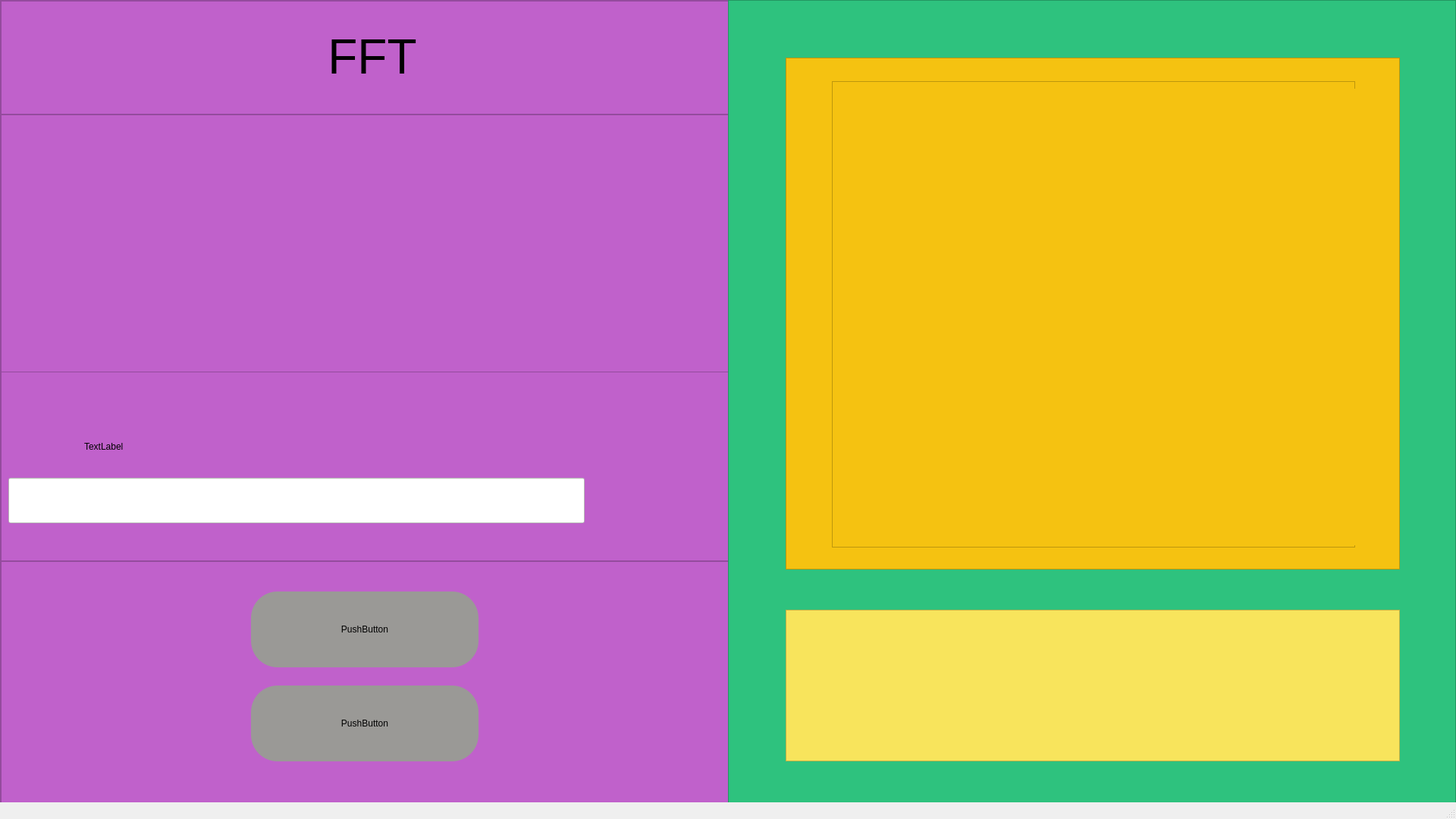
<?xml version="1.0" encoding="UTF-8"?>
<ui version="4.0">
 <class>window</class>
 <widget class="QMainWindow" name="window">
  <property name="geometry">
   <rect>
    <x>0</x>
    <y>0</y>
    <width>1920</width>
    <height>1080</height>
   </rect>
  </property>
  <property name="minimumSize">
   <size>
    <width>1920</width>
    <height>1080</height>
   </size>
  </property>
  <property name="maximumSize">
   <size>
    <width>1920</width>
    <height>1080</height>
   </size>
  </property>
  <property name="windowTitle">
   <string>MainWindow</string>
  </property>
  <property name="styleSheet">
   <string notr="true">QWidget#centralwidget{
background-color: rgb(65, 70, 167);}</string>
  </property>
  <widget class="QWidget" name="centralwidget">
   <layout class="QHBoxLayout" name="horizontalLayout">
    <property name="spacing">
     <number>0</number>
    </property>
    <property name="leftMargin">
     <number>0</number>
    </property>
    <property name="topMargin">
     <number>0</number>
    </property>
    <property name="rightMargin">
     <number>0</number>
    </property>
    <property name="bottomMargin">
     <number>0</number>
    </property>
    <item>
     <widget class="QFrame" name="frame_izq">
      <property name="minimumSize">
       <size>
        <width>960</width>
        <height>1080</height>
       </size>
      </property>
      <property name="maximumSize">
       <size>
        <width>960</width>
        <height>1080</height>
       </size>
      </property>
      <property name="styleSheet">
       <string notr="true">background-color: rgb(154, 153, 150);
background-color: rgb(192, 97, 203);</string>
      </property>
      <property name="frameShape">
       <enum>QFrame::StyledPanel</enum>
      </property>
      <property name="frameShadow">
       <enum>QFrame::Raised</enum>
      </property>
      <layout class="QVBoxLayout" name="verticalLayout_2">
       <property name="spacing">
        <number>0</number>
       </property>
       <property name="leftMargin">
        <number>0</number>
       </property>
       <property name="topMargin">
        <number>0</number>
       </property>
       <property name="rightMargin">
        <number>0</number>
       </property>
       <property name="bottomMargin">
        <number>0</number>
       </property>
       <item>
        <widget class="QFrame" name="fr_titulo">
         <property name="minimumSize">
          <size>
           <width>960</width>
           <height>150</height>
          </size>
         </property>
         <property name="maximumSize">
          <size>
           <width>960</width>
           <height>150</height>
          </size>
         </property>
         <property name="frameShape">
          <enum>QFrame::StyledPanel</enum>
         </property>
         <property name="frameShadow">
          <enum>QFrame::Raised</enum>
         </property>
         <layout class="QVBoxLayout" name="verticalLayout_5">
          <item>
           <widget class="QLabel" name="label">
            <property name="minimumSize">
             <size>
              <width>960</width>
              <height>130</height>
             </size>
            </property>
            <property name="maximumSize">
             <size>
              <width>960</width>
              <height>130</height>
             </size>
            </property>
            <property name="text">
             <string>&lt;html&gt;&lt;head/&gt;&lt;body&gt;&lt;p align=&quot;center&quot;&gt;&lt;span style=&quot; font-size:48pt;&quot;&gt;FFT&lt;/span&gt;&lt;/p&gt;&lt;/body&gt;&lt;/html&gt;</string>
            </property>
           </widget>
          </item>
         </layout>
        </widget>
       </item>
       <item>
        <widget class="QFrame" name="fr_algo">
         <property name="minimumSize">
          <size>
           <width>960</width>
           <height>340</height>
          </size>
         </property>
         <property name="maximumSize">
          <size>
           <width>960</width>
           <height>340</height>
          </size>
         </property>
         <property name="styleSheet">
          <string notr="true">border-color: rgb(255, 255, 255);
gridline-color: rgb(255, 255, 255);
selection-color: rgb(255, 255, 255);
selection-background-color: rgb(255, 255, 255);
border-top-color: rgb(255, 255, 255);
border-bottom-color: rgb(255, 255, 255);</string>
         </property>
         <property name="frameShape">
          <enum>QFrame::StyledPanel</enum>
         </property>
         <property name="frameShadow">
          <enum>QFrame::Raised</enum>
         </property>
        </widget>
       </item>
       <item>
        <widget class="QFrame" name="fr_poli">
         <property name="minimumSize">
          <size>
           <width>960</width>
           <height>250</height>
          </size>
         </property>
         <property name="maximumSize">
          <size>
           <width>960</width>
           <height>250</height>
          </size>
         </property>
         <property name="styleSheet">
          <string notr="true">border-color: rgb(255, 255, 255);
gridline-color: rgb(255, 255, 255);
selection-color: rgb(255, 255, 255);
selection-background-color: rgb(255, 255, 255);
border-top-color: rgb(255, 255, 255);
border-bottom-color: rgb(255, 255, 255);</string>
         </property>
         <property name="frameShape">
          <enum>QFrame::StyledPanel</enum>
         </property>
         <property name="frameShadow">
          <enum>QFrame::Raised</enum>
         </property>
         <widget class="QLineEdit" name="lineEdit">
          <property name="geometry">
           <rect>
            <x>10</x>
            <y>140</y>
            <width>760</width>
            <height>60</height>
           </rect>
          </property>
          <property name="minimumSize">
           <size>
            <width>760</width>
            <height>60</height>
           </size>
          </property>
          <property name="maximumSize">
           <size>
            <width>760</width>
            <height>60</height>
           </size>
          </property>
          <property name="styleSheet">
           <string notr="true">background-color: rgb(255, 255, 255);</string>
          </property>
         </widget>
         <widget class="QLabel" name="label_2">
          <property name="geometry">
           <rect>
            <x>110</x>
            <y>90</y>
            <width>71</width>
            <height>18</height>
           </rect>
          </property>
          <property name="text">
           <string>TextLabel</string>
          </property>
         </widget>
        </widget>
       </item>
       <item>
        <widget class="QFrame" name="fr_agre">
         <property name="minimumSize">
          <size>
           <width>960</width>
           <height>360</height>
          </size>
         </property>
         <property name="maximumSize">
          <size>
           <width>960</width>
           <height>360</height>
          </size>
         </property>
         <property name="frameShape">
          <enum>QFrame::StyledPanel</enum>
         </property>
         <property name="frameShadow">
          <enum>QFrame::Raised</enum>
         </property>
         <layout class="QVBoxLayout" name="verticalLayout_6">
          <property name="spacing">
           <number>0</number>
          </property>
          <property name="leftMargin">
           <number>30</number>
          </property>
          <property name="topMargin">
           <number>15</number>
          </property>
          <property name="rightMargin">
           <number>30</number>
          </property>
          <property name="bottomMargin">
           <number>70</number>
          </property>
          <item alignment="Qt::AlignHCenter">
           <widget class="QPushButton" name="pushButton">
            <property name="minimumSize">
             <size>
              <width>300</width>
              <height>100</height>
             </size>
            </property>
            <property name="maximumSize">
             <size>
              <width>300</width>
              <height>16777215</height>
             </size>
            </property>
            <property name="styleSheet">
             <string notr="true">border-radius:35px;
background-color: rgb(154, 153, 150);</string>
            </property>
            <property name="text">
             <string>PushButton</string>
            </property>
           </widget>
          </item>
          <item alignment="Qt::AlignHCenter">
           <widget class="QPushButton" name="pushButton_2">
            <property name="minimumSize">
             <size>
              <width>300</width>
              <height>100</height>
             </size>
            </property>
            <property name="maximumSize">
             <size>
              <width>300</width>
              <height>16777215</height>
             </size>
            </property>
            <property name="styleSheet">
             <string notr="true">border-radius:35px;
background-color: rgb(154, 153, 150);</string>
            </property>
            <property name="text">
             <string>PushButton</string>
            </property>
           </widget>
          </item>
         </layout>
        </widget>
       </item>
      </layout>
      <zorder>fr_algo</zorder>
      <zorder>fr_titulo</zorder>
      <zorder>fr_poli</zorder>
      <zorder>fr_agre</zorder>
     </widget>
    </item>
    <item>
     <widget class="QFrame" name="frame_der">
      <property name="minimumSize">
       <size>
        <width>960</width>
        <height>1080</height>
       </size>
      </property>
      <property name="maximumSize">
       <size>
        <width>960</width>
        <height>1080</height>
       </size>
      </property>
      <property name="styleSheet">
       <string notr="true">background-color: rgb(46, 194, 126);</string>
      </property>
      <property name="frameShape">
       <enum>QFrame::StyledPanel</enum>
      </property>
      <property name="frameShadow">
       <enum>QFrame::Raised</enum>
      </property>
      <layout class="QVBoxLayout" name="verticalLayout">
       <property name="spacing">
        <number>75</number>
       </property>
       <property name="leftMargin">
        <number>75</number>
       </property>
       <property name="topMargin">
        <number>75</number>
       </property>
       <property name="rightMargin">
        <number>75</number>
       </property>
       <property name="bottomMargin">
        <number>75</number>
       </property>
       <item>
        <widget class="QFrame" name="frame_sup">
         <property name="minimumSize">
          <size>
           <width>810</width>
           <height>675</height>
          </size>
         </property>
         <property name="maximumSize">
          <size>
           <width>810</width>
           <height>730</height>
          </size>
         </property>
         <property name="styleSheet">
          <string notr="true">boder-radius:40px;
border-left-color: rgb(245, 194, 17);
background-color: rgb(245, 194, 17);
border-color: rgb(245, 194, 17);</string>
         </property>
         <property name="frameShape">
          <enum>QFrame::StyledPanel</enum>
         </property>
         <property name="frameShadow">
          <enum>QFrame::Raised</enum>
         </property>
         <layout class="QVBoxLayout" name="verticalLayout_3">
          <property name="spacing">
           <number>0</number>
          </property>
          <property name="leftMargin">
           <number>60</number>
          </property>
          <property name="topMargin">
           <number>30</number>
          </property>
          <property name="rightMargin">
           <number>60</number>
          </property>
          <property name="bottomMargin">
           <number>30</number>
          </property>
          <item>
           <widget class="QFrame" name="fr_principl">
            <property name="minimumSize">
             <size>
              <width>690</width>
              <height>615</height>
             </size>
            </property>
            <property name="maximumSize">
             <size>
              <width>690</width>
              <height>615</height>
             </size>
            </property>
            <property name="styleSheet">
             <string notr="true">border-color: rgb(245, 194, 17);</string>
            </property>
            <property name="frameShape">
             <enum>QFrame::StyledPanel</enum>
            </property>
            <property name="frameShadow">
             <enum>QFrame::Raised</enum>
            </property>
            <layout class="QVBoxLayout" name="verticalLayout_4">
             <item>
              <widget class="QLabel" name="lbl_pol_8">
               <property name="minimumSize">
                <size>
                 <width>690</width>
                 <height>76</height>
                </size>
               </property>
               <property name="maximumSize">
                <size>
                 <width>690</width>
                 <height>76</height>
                </size>
               </property>
               <property name="styleSheet">
                <string notr="true">font: 63 28pt &quot;URW Gothic Bold&quot;;
color: rgb(255, 255, 255);</string>
               </property>
               <property name="text">
                <string>&lt;html&gt;&lt;head/&gt;&lt;body&gt;&lt;p align=&quot;center&quot;&gt;&lt;br/&gt;&lt;/p&gt;&lt;/body&gt;&lt;/html&gt;</string>
               </property>
              </widget>
             </item>
             <item>
              <widget class="QLabel" name="lbl_pol_7">
               <property name="minimumSize">
                <size>
                 <width>690</width>
                 <height>76</height>
                </size>
               </property>
               <property name="maximumSize">
                <size>
                 <width>690</width>
                 <height>76</height>
                </size>
               </property>
               <property name="styleSheet">
                <string notr="true">font: 63 28pt &quot;URW Gothic Bold&quot;;
color: rgb(255, 255, 255);</string>
               </property>
               <property name="text">
                <string>&lt;html&gt;&lt;head/&gt;&lt;body&gt;&lt;p align=&quot;center&quot;&gt;&lt;br/&gt;&lt;/p&gt;&lt;/body&gt;&lt;/html&gt;</string>
               </property>
              </widget>
             </item>
             <item>
              <widget class="QLabel" name="lbl_pol_1">
               <property name="minimumSize">
                <size>
                 <width>690</width>
                 <height>76</height>
                </size>
               </property>
               <property name="maximumSize">
                <size>
                 <width>690</width>
                 <height>76</height>
                </size>
               </property>
               <property name="styleSheet">
                <string notr="true">font: 63 28pt &quot;URW Gothic Bold&quot;;
color: rgb(255, 255, 255);</string>
               </property>
               <property name="text">
                <string>&lt;html&gt;&lt;head/&gt;&lt;body&gt;&lt;p align=&quot;center&quot;&gt;&lt;br/&gt;&lt;/p&gt;&lt;/body&gt;&lt;/html&gt;</string>
               </property>
              </widget>
             </item>
             <item>
              <widget class="QLabel" name="lbl_pol_2">
               <property name="minimumSize">
                <size>
                 <width>690</width>
                 <height>76</height>
                </size>
               </property>
               <property name="maximumSize">
                <size>
                 <width>690</width>
                 <height>76</height>
                </size>
               </property>
               <property name="styleSheet">
                <string notr="true">font: 63 28pt &quot;URW Gothic Bold&quot;;
color: rgb(255, 255, 255);</string>
               </property>
               <property name="text">
                <string>&lt;html&gt;&lt;head/&gt;&lt;body&gt;&lt;p align=&quot;center&quot;&gt;&lt;br/&gt;&lt;/p&gt;&lt;/body&gt;&lt;/html&gt;</string>
               </property>
              </widget>
             </item>
             <item>
              <widget class="QLabel" name="lbl_pol_3">
               <property name="minimumSize">
                <size>
                 <width>690</width>
                 <height>76</height>
                </size>
               </property>
               <property name="maximumSize">
                <size>
                 <width>690</width>
                 <height>76</height>
                </size>
               </property>
               <property name="styleSheet">
                <string notr="true">font: 63 28pt &quot;URW Gothic Bold&quot;;
color: rgb(255, 255, 255);</string>
               </property>
               <property name="text">
                <string>&lt;html&gt;&lt;head/&gt;&lt;body&gt;&lt;p align=&quot;center&quot;&gt;&lt;br/&gt;&lt;/p&gt;&lt;/body&gt;&lt;/html&gt;</string>
               </property>
              </widget>
             </item>
             <item>
              <widget class="QLabel" name="lbl_pol_6">
               <property name="minimumSize">
                <size>
                 <width>690</width>
                 <height>76</height>
                </size>
               </property>
               <property name="maximumSize">
                <size>
                 <width>690</width>
                 <height>76</height>
                </size>
               </property>
               <property name="styleSheet">
                <string notr="true">font: 63 28pt &quot;URW Gothic Bold&quot;;
color: rgb(255, 255, 255);</string>
               </property>
               <property name="text">
                <string>&lt;html&gt;&lt;head/&gt;&lt;body&gt;&lt;p align=&quot;center&quot;&gt;&lt;br/&gt;&lt;/p&gt;&lt;/body&gt;&lt;/html&gt;</string>
               </property>
              </widget>
             </item>
             <item>
              <widget class="QLabel" name="lbl_pol_5">
               <property name="minimumSize">
                <size>
                 <width>690</width>
                 <height>76</height>
                </size>
               </property>
               <property name="maximumSize">
                <size>
                 <width>690</width>
                 <height>76</height>
                </size>
               </property>
               <property name="styleSheet">
                <string notr="true">font: 63 28pt &quot;URW Gothic Bold&quot;;
color: rgb(255, 255, 255);</string>
               </property>
               <property name="text">
                <string>&lt;html&gt;&lt;head/&gt;&lt;body&gt;&lt;p align=&quot;center&quot;&gt;&lt;br/&gt;&lt;/p&gt;&lt;/body&gt;&lt;/html&gt;</string>
               </property>
              </widget>
             </item>
             <item>
              <widget class="QLabel" name="lbl_pol_4">
               <property name="minimumSize">
                <size>
                 <width>690</width>
                 <height>76</height>
                </size>
               </property>
               <property name="maximumSize">
                <size>
                 <width>690</width>
                 <height>76</height>
                </size>
               </property>
               <property name="styleSheet">
                <string notr="true">font: 63 28pt &quot;URW Gothic Bold&quot;;
color: rgb(255, 255, 255);</string>
               </property>
               <property name="text">
                <string>&lt;html&gt;&lt;head/&gt;&lt;body&gt;&lt;p align=&quot;center&quot;&gt;&lt;br/&gt;&lt;/p&gt;&lt;/body&gt;&lt;/html&gt;</string>
               </property>
              </widget>
             </item>
            </layout>
           </widget>
          </item>
         </layout>
        </widget>
       </item>
       <item>
        <widget class="QFrame" name="frame_inf">
         <property name="minimumSize">
          <size>
           <width>810</width>
           <height>200</height>
          </size>
         </property>
         <property name="maximumSize">
          <size>
           <width>810</width>
           <height>200</height>
          </size>
         </property>
         <property name="styleSheet">
          <string notr="true">background-color: rgb(248, 228, 92);</string>
         </property>
         <property name="frameShape">
          <enum>QFrame::StyledPanel</enum>
         </property>
         <property name="frameShadow">
          <enum>QFrame::Raised</enum>
         </property>
        </widget>
       </item>
      </layout>
     </widget>
    </item>
   </layout>
  </widget>
  <widget class="QStatusBar" name="statusbar"/>
 </widget>
 <resources/>
 <connections/>
</ui>
